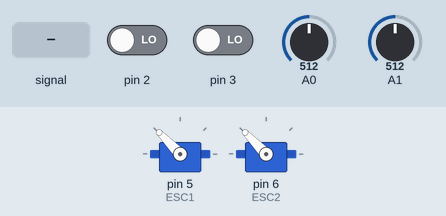
This sketch was run on a simulated Arduino Uno, built with avr-gcc and run on an emulated ATmega328P. Parts: 2 × servo. The inputs (shaded band) are chosen by the test bench; at power-on: pin 3 LOW, pin 2 LOW, A1 = 512, A0 = 512. What the sketch prints to the serial monitor is not drawn.

Above: at 1.2 s.
1.3 s: A1 fed a 200 Hz sine of ±255 counts around its level
At 2.65 s:
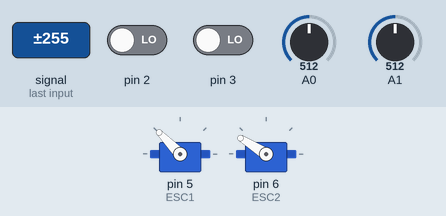
4.3 s: pin 3 driven HIGH
At 4.7 s:
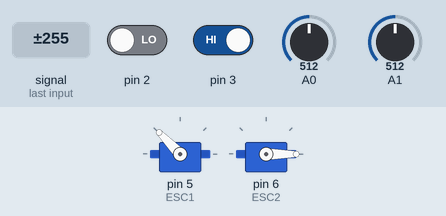
5.8 s: pin 2 driven HIGH
At 7.0 s:
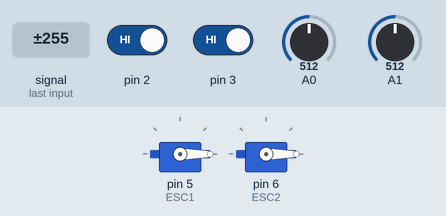
7.3 s: pin 3 driven LOW
10.3 s: A1 set to 122
11.8 s: A1 set to 0
At 12.8 s:
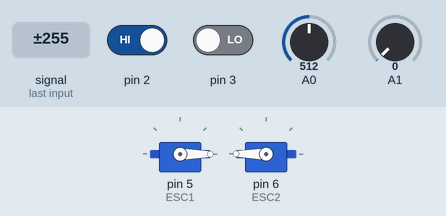
Timing chart, 0 to 14.3 s (numbered marks = the images above; inputs shaded):
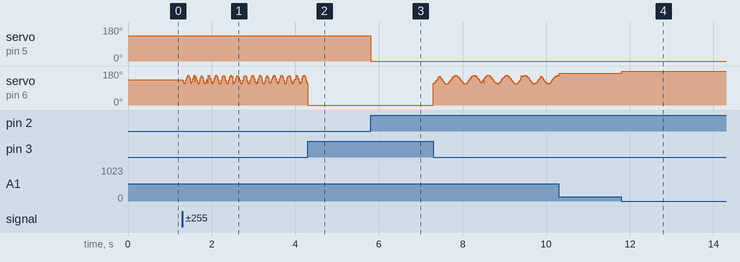

Measured:
- after the input at 5.8 s, servo on pin 5 (ESC1): 134° → 0° at once
- after the input at 11.8 s, servo on pin 6 (ESC2): 169° → 180° at once

The sketch:

ESC_test.ino
```cpp
#include <Servo.h>

Servo ESC1, ESC2; //создаем ESC1
int Rspeed = 90;
int Lspeed = 90;
int buttonState2 = 0;
int buttonState3 = 0;

void setup() {
pinMode(A0, INPUT);
pinMode(A1, INPUT);
pinMode(2, INPUT);
pinMode(3, INPUT);

ESC1.attach(5,1000,2000); //подключаем ESC1
          //1000 и 2000 это min и max ширина импульса PWM
ESC2.attach(6,1000,2000);
Serial.begin(115200);
}

void loop() {
  buttonState2 = digitalRead(2);
  if (buttonState2 == HIGH) {
    Rspeed = 0;
    ESC1.write(Rspeed);
    Serial.print("right_rev\n");
  }
  else {
  Rspeed = map(analogRead(A0), 1023, 0, 90, 180);
  ESC1.write(Rspeed);
  }

  buttonState3 = digitalRead(3);
  if (buttonState3 == HIGH) {
    Lspeed = 0;
    ESC2.write(Lspeed);
    Serial.print("left_rev\n");
  }
  else {
  Lspeed = map(analogRead(A1), 1023, 0, 90, 180);
  Serial.print(Lspeed);
  Serial.print("\n");
  ESC2.write(Lspeed);
  }
}
```
